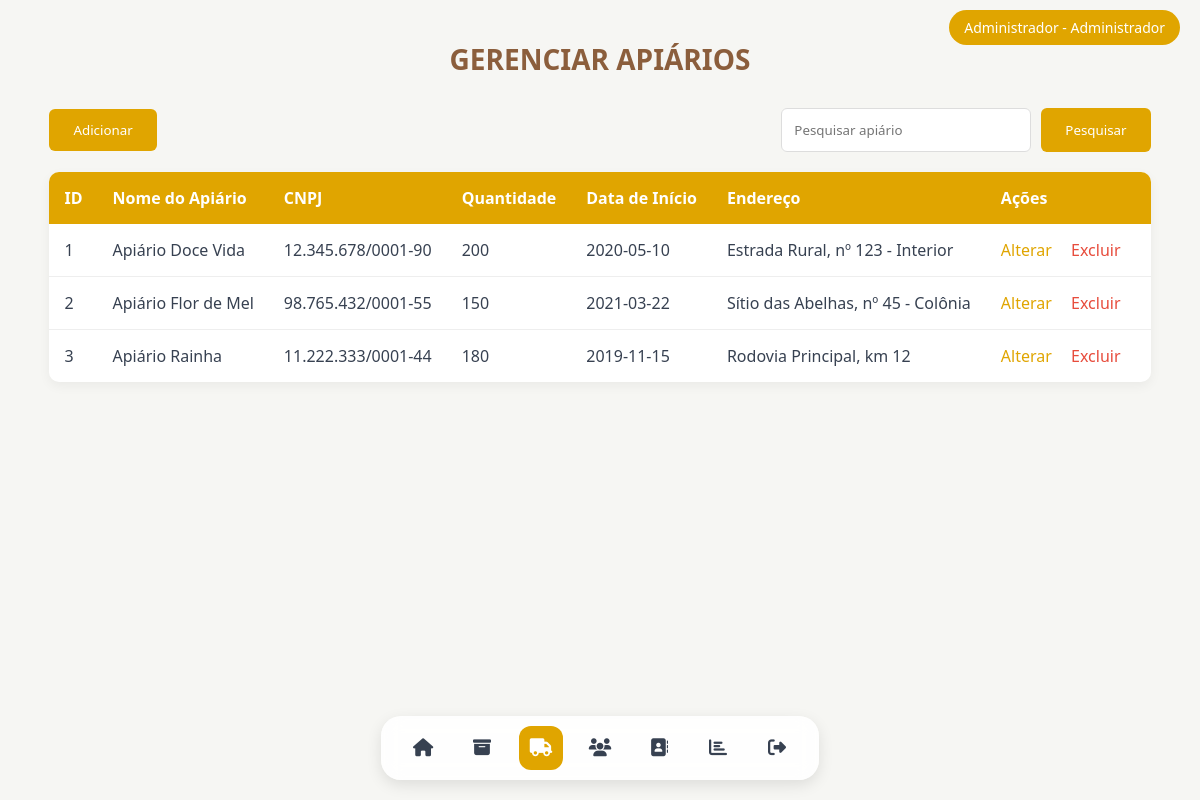
The page /TELAS/TELA_GERENCIAR_APIARIOS.php (signed in) on the database its author committed.
### tables this page shows
CREATE TABLE `apiario` (
  `id_apiario` int(11) NOT NULL,
  `Nome_apiario` varchar(100) NOT NULL,
  `CNPJ` varchar(20) NOT NULL,
  `Quantidade` int(11) DEFAULT NULL,
  `Data_inicio` date DEFAULT NULL,
  `Endereco` varchar(255) DEFAULT NULL
);

### TELAS/TELA_GERENCIAR_APIARIOS.php (the view, shortened to what this page needs)
<?php
include('../conexao.php');
function buscarApiarios($pdo, $termo = null) {
    $sql = "SELECT * FROM apiario";
    $sql .= " ORDER BY Nome_apiario ASC";
    $stmt = $pdo->prepare($sql);
    $stmt->execute();
    return $stmt->fetchAll(PDO::FETCH_ASSOC);
}
$apiarios = isset($_POST['busca']) ? buscarApiarios($pdo, $_POST['busca']) : buscarApiarios($pdo);
?>
<!DOCTYPE html>
<html lang="pt-br">
<head>
    <link rel="stylesheet" href="../ESTILOS/ESTILO_GERAL.css">
    <link rel="stylesheet" href="../ESTILOS/ESTILO_GERENCIAR_APIARIOS.css">
</head>
<body>
    <?php include("MENU.php"); ?>
    <main>
        <h1>GERENCIAR APIÁRIOS</h1>
        <div class="ops_api">
            <button id="btnAdicionar" onclick="abrirModal('modalAdicionar')">Adicionar</button>
            <form action="TELA_GERENCIAR_APIARIOS.php" method="POST">
                <input type="text" name="busca" id="busca" placeholder="Pesquisar apiário">
                <button type="submit">Pesquisar</button>
            </form>
        </div>
        <div class="tabela_api">
            <?php if (!empty($apiarios)): ?>
                <table class="table">
                    <thead>
                        <tr>
                            <th>ID</th>
                            <th>Nome do Apiário</th>
                            <th>CNPJ</th>
                            <th>Quantidade</th>
                            <th>Data de Início</th>
                            <th>Endereço</th>
                            <th>Ações</th>
                        </tr>
                    </thead>
                    <tbody>
                        <?php foreach ($apiarios as $apiario): ?>
                            <tr>
                                <td><?= htmlspecialchars($apiario['id_apiario']) ?></td>
                                <td><?= htmlspecialchars($apiario['Nome_apiario']) ?></td>
                                <td><?= htmlspecialchars($apiario['CNPJ']) ?></td>
                                <td><?= htmlspecialchars($apiario['Quantidade']) ?></td>
                                <td><?= htmlspecialchars($apiario['Data_inicio']) ?></td>
                                <td><?= htmlspecialchars($apiario['Endereco']) ?></td>
                                <td>
                                    <a href="TELA_GERENCIAR_APIARIOS.php?editar=<?= htmlspecialchars($apiario['id_apiario']) ?>">Alterar</a>
                                    <a href="TELA_GERENCIAR_APIARIOS.php?excluir=<?= htmlspecialchars($apiario['id_apiario']) ?>"
                                       class="excluir"
                                       onclick="return confirm('Tem certeza que deseja excluir este apiário?')">Excluir</a>
                                </td>
                            </tr>
                        <?php endforeach; ?>
                    </tbody>
                </table>
            <?php else: ?>
                <p>Nenhum apiário encontrado</p>
            <?php endif; ?>
        </div>
    </main>
</body>
</html>

### ESTILOS/ESTILO_GERAL.css (style rules this page uses)
:root { font-family: 'Segoe UI', Tahoma, Geneva, Verdana, sans-serif; --primaria-amarelo: #e0a500; --secundaria-amarelo: #e0a500; --comeia: #8b5e3c; --cinza-claro: #f6f6f3; --cinza-escuro: #374151; --vidro: rgba(0, 0, 0, 0.06); --primary-color: var(--primaria-amarelo); --hover-color: var(--secundaria-amarelo); --text-color: var(--cinza-escuro); --input-bg: white; --shadow-color: rgba(0, 0, 0, 0.05); --placeholder-color: #c4a484; --background: var(--cinza-claro) }

### ESTILOS/ESTILO_GERENCIAR_APIARIOS.css (style rules this page uses)
body { margin: 0; background: var(--background); color: var(--text-color); font-family: var(--font-family); }
main { padding: 20px; max-width: 1200px; margin: 0 auto; }
h1 { color: var(--comeia); text-align: center; margin-bottom: 30px; font-size: 28px; font-weight: 600; }
.ops_api { display: flex; justify-content: space-between; align-items: center; margin: 20px 0; gap: 20px; }
.ops_api button { background-color: var(--primary-color); color: white; border: none; padding: 12px 24px; border-radius: 6px; cursor: pointer; font-weight: 500; transition: background-color 0.3s; }
.ops_api form { display: flex; gap: 10px; }
.ops_api input { padding: 12px; border: 1px solid #ddd; border-radius: 6px; width: 250px; background-color: var(--input-bg); }
.tabela_api { margin-top: 20px; background: white; border-radius: 10px; box-shadow: 0 4px 12px var(--shadow-color); overflow: hidden; }
.table { width: 100%; border-collapse: collapse; }
.table th { background-color: var(--primary-color); color: white; padding: 15px; text-align: left; font-weight: 600; }
.table td { padding: 15px; border-bottom: 1px solid #eee; }
.table tr:last-child td { border-bottom: none; }
.table a { color: var(--primary-color); text-decoration: none; margin-right: 15px; transition: color 0.3s; }
.table a.excluir { color: #e74c3c; }

### ESTILOS/ESTILO_MENU.css (style rules this page uses)
* { margin: 0; padding: 0; box-sizing: border-box; font-family: var(--font-family); }
body { display: flex; min-height: 100vh; background-color: var(--cinza-claro); color: var(--cinza-escuro); }
main { padding: 20px; margin-top: 20px; z-index: 1; }

### rows shown on the page
apiario: id_apiario "1", Nome_apiario "Apiário Doce Vida", CNPJ "12.345.678/0001-90", Quantidade "200", Data_inicio "2020-05-10", Endereco "Estrada Rural, nº 123 - Interior"
apiario: id_apiario "2", Nome_apiario "Apiário Flor de Mel", CNPJ "98.765.432/0001-55", Quantidade "150", Data_inicio "2021-03-22", Endereco "Sítio das Abelhas, nº 45 - Colônia"
apiario: id_apiario "3", Nome_apiario "Apiário Rainha", CNPJ "11.222.333/0001-44", Quantidade "180", Data_inicio "2019-11-15", Endereco "Rodovia Principal, km 12"

### other values the page prints
$_SESSION['usuario'] "Administrador"
$nome_perfil "Administrador"
